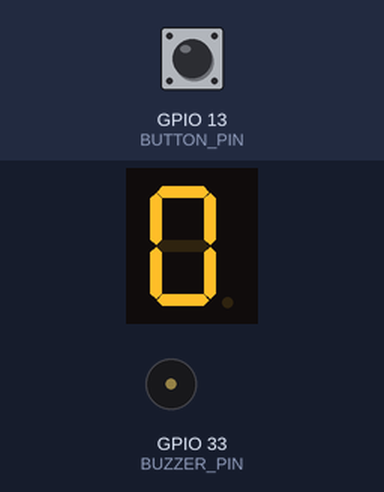
Bench run of a sketch on a simulated ESP32. On the bench: 1-digit seven-segment display, buzzer (waves = sounding). Wiring (inferred from the names in the program): 1-digit 7-segment display, segments lit when HIGH: segments GPIO 23, GPIO 22, GPIO 21, GPIO 19, GPIO 18, GPIO 17, GPIO 16. The inputs (shaded band) are chosen by the test bench; at power-on: GPIO 13 (BUTTON_PIN) HIGH. Random numbers use the default seed unless the sketch sets one; the segment pins are drawn as the display they are named for.

Above: at 1.2 s.
1.3 s: GPIO 13 (BUTTON_PIN) pulled LOW for 0.15 s
At 1.91 s:
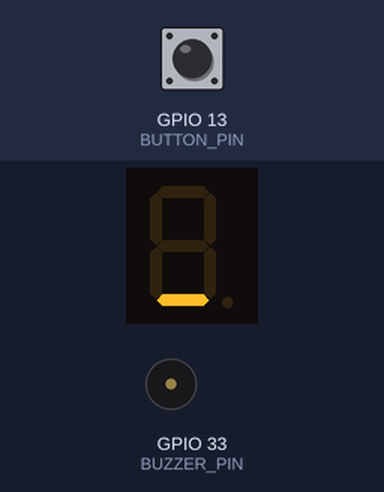
2.0 s: GPIO 13 (BUTTON_PIN) pulsed LOW 5 times (0.12 s each, 0.3 s apart)
At 2.98 s:
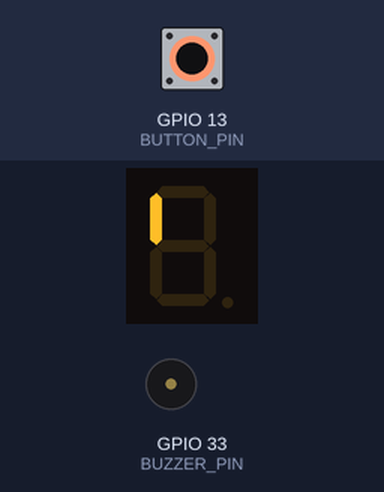
6.4 s: GPIO 13 (BUTTON_PIN) pulled LOW for 1 s
At 7.93 s:
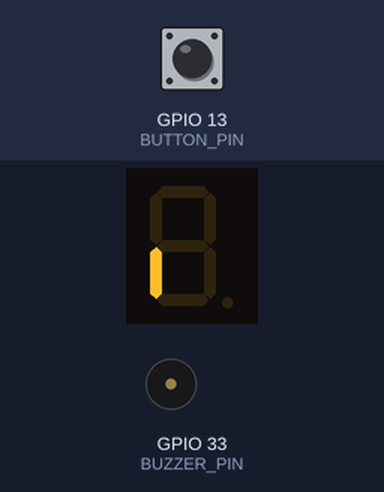
Timing chart, 0 to 9.9 s (numbered marks = the images above; inputs shaded):
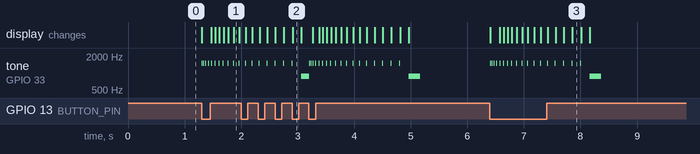

The sketch:

L07_DiceSound.ino
```cpp
// Lesson 7 challenge solution: dice with clicking sound and a spin
// Passive buzzer on pin 33. The outer segments spin while rolling.

const int BUTTON_PIN = 13;
const int BUZZER_PIN = 33;
const int segPins[7] = {23, 22, 21, 19, 18, 17, 16};

const int digits[10][7] = {
// a  b  c  d  e  f  g
  {1, 1, 1, 1, 1, 1, 0},  // 0
  {0, 1, 1, 0, 0, 0, 0},  // 1
  {1, 1, 0, 1, 1, 0, 1},  // 2
  {1, 1, 1, 1, 0, 0, 1},  // 3
  {0, 1, 1, 0, 0, 1, 1},  // 4
  {1, 0, 1, 1, 0, 1, 1},  // 5
  {1, 0, 1, 1, 1, 1, 1},  // 6
  {1, 1, 1, 0, 0, 0, 0},  // 7
  {1, 1, 1, 1, 1, 1, 1},  // 8
  {1, 1, 1, 1, 0, 1, 1}   // 9
};

void showDigit(int n) {
  for (int s = 0; s < 7; s++) {
    digitalWrite(segPins[s], digits[n][s]);
  }
}

void showOneSegment(int seg) {
  for (int s = 0; s < 7; s++) {
    digitalWrite(segPins[s], s == seg);
  }
}

void setup() {
  pinMode(BUTTON_PIN, INPUT_PULLUP);
  for (int s = 0; s < 7; s++) {
    pinMode(segPins[s], OUTPUT);
  }
  showDigit(0);
}

void loop() {
  if (digitalRead(BUTTON_PIN) == LOW) {
    for (int i = 0; i < 18; i++) {
      showOneSegment(i % 6);  // segments a to f go round the edge
      tone(BUZZER_PIN, 1500, 10);
      delay(30 + i * 8);
    }
    int roll = random(1, 7);
    showDigit(roll);
    tone(BUZZER_PIN, 880, 200);
    while (digitalRead(BUTTON_PIN) == LOW) {
      delay(10);
    }
  }
}
```

Measured:
- after the input at 1.3 s, tone on GPIO 33 (BUZZER_PIN): silent → 1500 Hz at once, then repeats every 0.03 s: silent 0.02 s, 1500 Hz 0.01 s; the display: first changes at once (image 1 shows a later state)
- after the input at 6.4 s, tone on GPIO 33 (BUZZER_PIN): plays 1500 Hz for 0.01 s, 1500 Hz for 0.01 s, 1500 Hz for 0.01 s, 1500 Hz for 0.01 s, 1500 Hz for 0.01 s, 1500 Hz for 0.01 s … (19 notes in this stretch), starting at once; the display: first changes at once (image 3 shows a later state)
